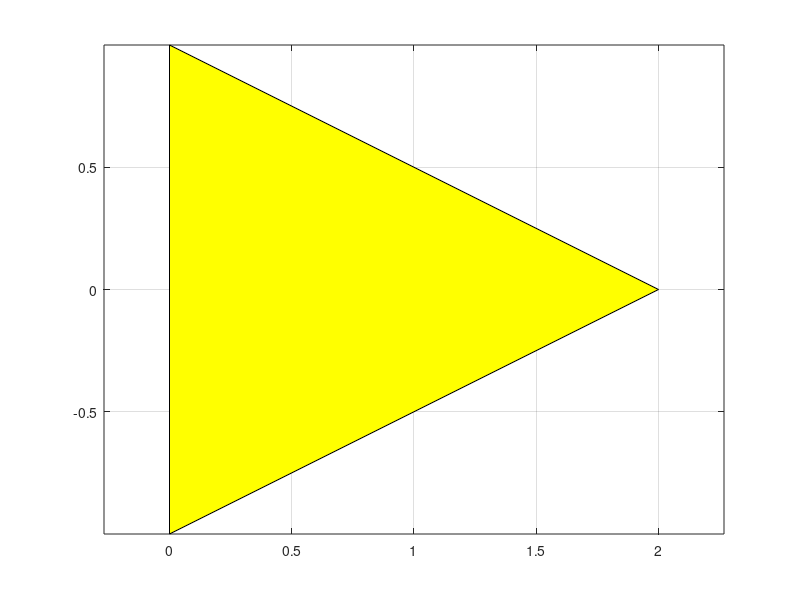

MATLAB code to generate this figure: (Note: this script raises an error after producing the figure.)
close all
clear

% Add Lib to Path
addpath 'lib'

R = [ 0 0  2
      1 -1 0
    ];

Rh = R; 
Rh(3,:) = 1;

hR = fill(Rh(1,:), Rh(2,:), 'y');
axis equal; grid on; hold on;

P1 = [-15 -8]';
P2 = [0 0]';
P3 = [30 -5]';
P4 = [20 10]';

P = [P1 P2 P3 P4];
RR = [Inf, 25, 10];
NN = [30 15 30];

allxy = []; allangle = []; allT = [];

for n = 1:width(P)-1
    R = RR(n); N = NN(n);
    M = circtraj(P(:,n), P(:,n+1), R, N);
    plot(P(1,n), P(2,n), '*b', P(1,n+1), P(2,n+1), '*m');

    allxy = cat(2, allxy, M.xy);
    allangle = cat(2, allangle, M.angle);
    allT = cat(3, allT, M.T);
end

axis([min(allxy(1,:)) max(allxy(1,:)) ...
      min(allxy(2,:)) max(allxy(2,:)) ...
    ]);

daxl = 2*ones(4,1);
axl = axis; daxl = [-daxl(1) daxl(2) -daxl(3) daxl(4)];
axis(axl+daxl);

plot(allxy(1,:), allxy(2,:), '.r')
for n=1:width(allxy)
    T = allT(:,:,n);
    nR = T * Rh;
    hR.XData = nR(1,:); hR.YData = nR(2,:);
    pause(0.05);
end



